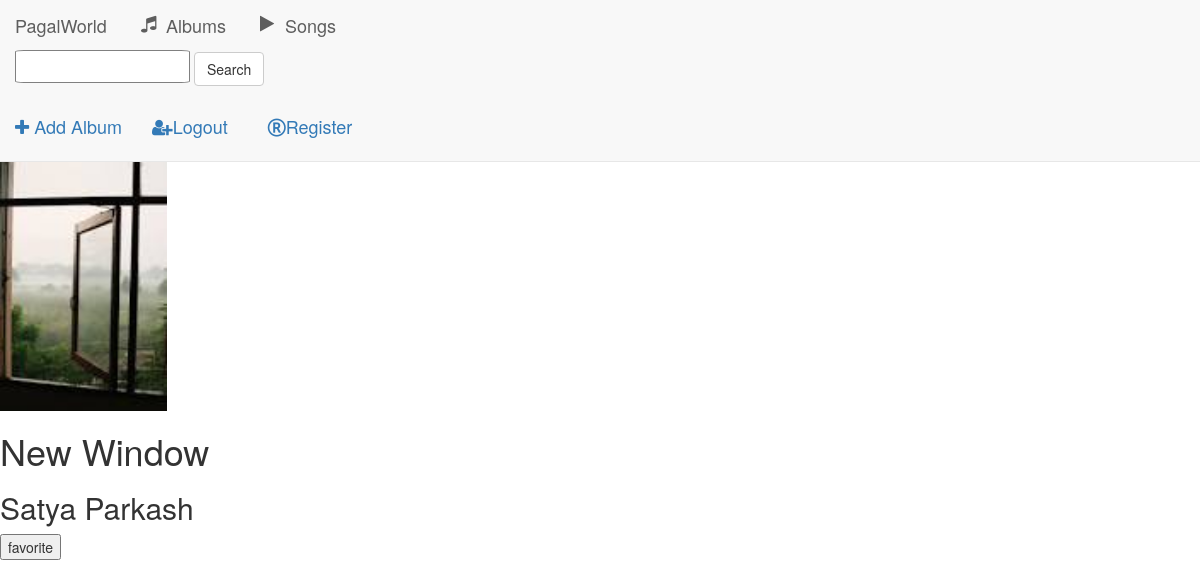
/music/3/, run on the app's committed database.
### music/models.py (models this page shows, shortened)
class Album(models.Model):
    artist = models.CharField(max_length=250)
    album_title = models.CharField(max_length=500)
    genre = models.CharField(max_length=100)
    album_logo = models.FileField()

### music/views.py (the view)
# urls.py: path('<int:pk>/', views.DetailView.as_view(), name="detail"),
class DetailView(generic.DetailView):
    model = Album
    template_name = 'music/detail.html'

### music/templates/music/detail.html (shortened to what this page needs)
{% extends 'music/basic.html' %}
{% block html %}
    <div class="box" style="padding-top: 161px;">
        <img src="{{ album.album_logo.url }}" style="height: 250px">
        <h1>{{ album.album_title }}</h1>
        <h2>{{ album.artist }}</h2>
        <form action="{% url 'music:detail' album.id %}" method="post">
            <input type="submit" value="favorite">
        </form>
    </div>
{% endblock %}

### data on the page
Album: album_logo (picture), album_title "New Window", artist "Satya Parkash"
